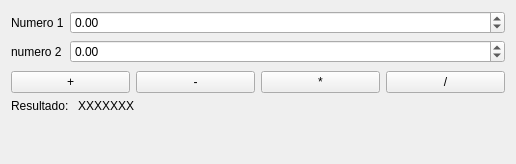
<?xml version="1.0" encoding="UTF-8"?>
<ui version="4.0">
 <class>Widget</class>
 <widget class="QWidget" name="Widget">
  <property name="geometry">
   <rect>
    <x>0</x>
    <y>0</y>
    <width>516</width>
    <height>164</height>
   </rect>
  </property>
  <property name="windowTitle">
   <string>Widget</string>
  </property>
  <layout class="QVBoxLayout" name="verticalLayout">
   <item>
    <layout class="QFormLayout" name="formLayout">
     <item row="0" column="0">
      <widget class="QLabel" name="label">
       <property name="text">
        <string>Numero 1</string>
       </property>
      </widget>
     </item>
     <item row="0" column="1">
      <widget class="QDoubleSpinBox" name="n1">
       <property name="minimum">
        <double>-9999999.000000000000000</double>
       </property>
       <property name="maximum">
        <double>100000000000000000.000000000000000</double>
       </property>
      </widget>
     </item>
     <item row="1" column="0">
      <widget class="QLabel" name="label_2">
       <property name="text">
        <string>numero 2</string>
       </property>
      </widget>
     </item>
     <item row="1" column="1">
      <widget class="QDoubleSpinBox" name="n2">
       <property name="minimum">
        <double>-999999999.000000000000000</double>
       </property>
       <property name="maximum">
        <double>9999999999.000000000000000</double>
       </property>
      </widget>
     </item>
    </layout>
   </item>
   <item>
    <layout class="QHBoxLayout" name="horizontalLayout">
     <item>
      <widget class="QPushButton" name="suma">
       <property name="text">
        <string>+</string>
       </property>
      </widget>
     </item>
     <item>
      <widget class="QPushButton" name="resta">
       <property name="text">
        <string>-</string>
       </property>
      </widget>
     </item>
     <item>
      <widget class="QPushButton" name="multiplica">
       <property name="text">
        <string>*</string>
       </property>
      </widget>
     </item>
     <item>
      <widget class="QPushButton" name="divide">
       <property name="text">
        <string>/</string>
       </property>
      </widget>
     </item>
    </layout>
   </item>
   <item>
    <layout class="QFormLayout" name="formLayout_2">
     <item row="1" column="0">
      <widget class="QLabel" name="label_3">
       <property name="text">
        <string>Resultado: </string>
       </property>
      </widget>
     </item>
     <item row="1" column="1">
      <widget class="QLabel" name="resultado">
       <property name="text">
        <string>XXXXXXX</string>
       </property>
      </widget>
     </item>
    </layout>
   </item>
  </layout>
 </widget>
 <layoutdefault spacing="6" margin="11"/>
 <resources/>
 <connections/>
</ui>
